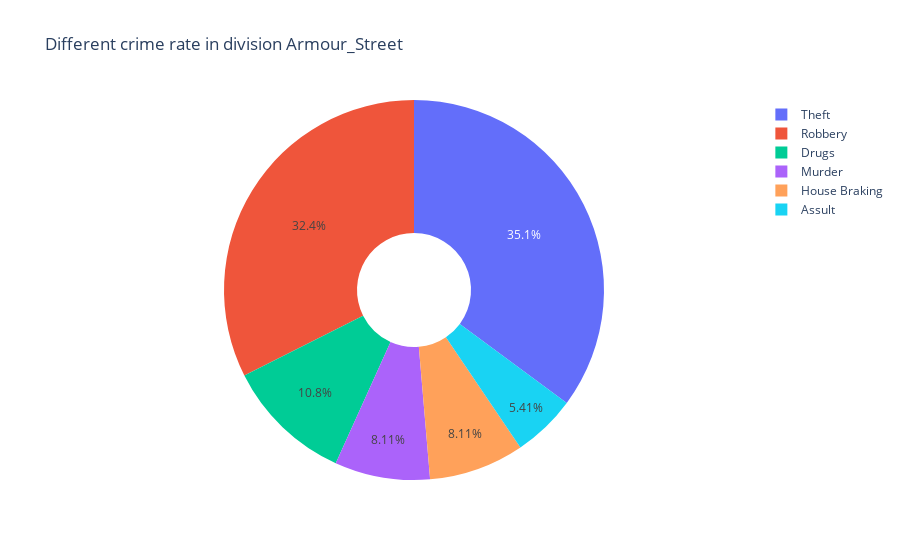
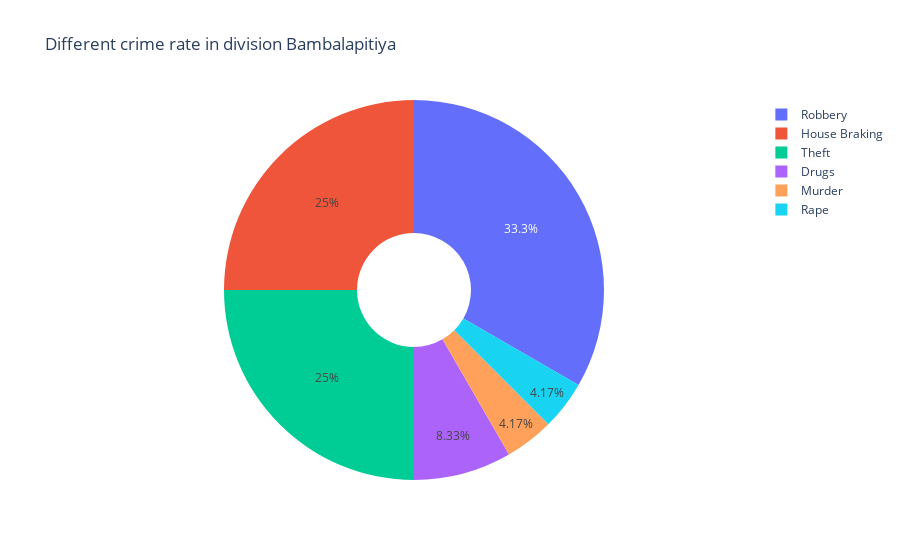
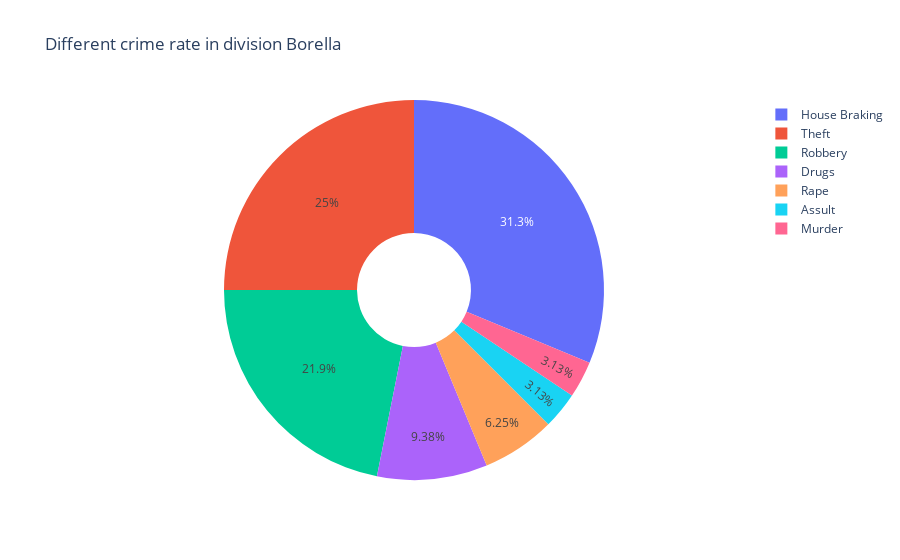
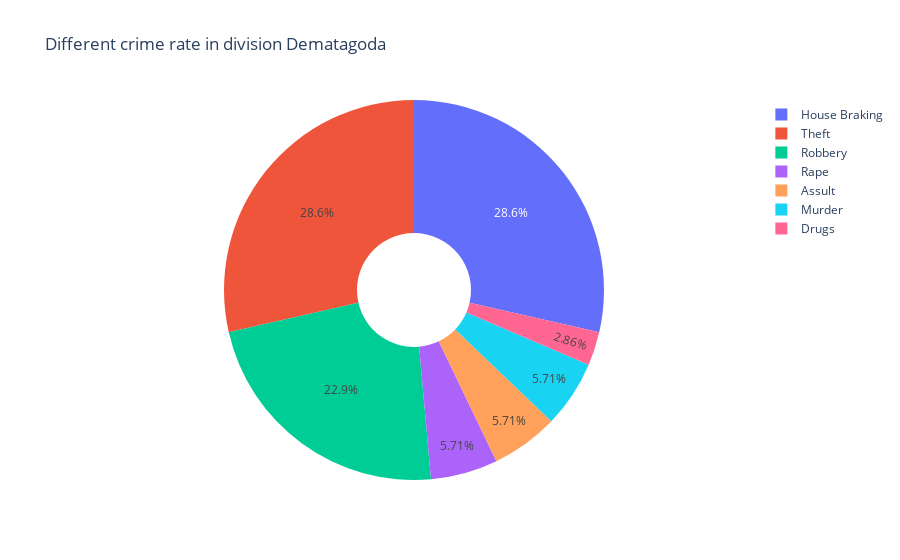

The notebook cell saved with these charts, in order:
### Markdown cell above
##### Observation 4: Developing Pie Charts showing different crime rates in each division.

### Code cell
#PLotting Pie-chart
for i in divisions:
    fig = px.pie(i, names="Type", title = "Different crime rate in division {division}".format(division=i["Police_Stn"].unique()[0]), hole=.3)
    fig.show()

### Figure 1 — Plotly figure (JSON) as saved in the notebook; plotly's stock layout.template omitted (floating-point values rounded to 4 significant figures)
{"data": [{"domain": {"x": [0, 1], "y": [0, 1]}, "hole": 0.3, "hovertemplate": "Type=%{label}<extra></extra>", "labels": ["Robbery", "Assult", "Theft", "Theft", "Murder", "Drugs", "Theft", "House Braking", "Robbery", "Drugs", "Theft", "House Braking", "Robbery", "Theft", "Theft", "Robbery", "Murder", "Theft", "Drugs", "Theft", "Theft", "Theft", "Robbery", "House Braking", "Robbery", "Theft", "Drugs", "Robbery", "Robbery", "Murder", "Robbery", "Theft", "Robbery", "Theft", "Assult", "Robbery", "Robbery"], "legendgroup": "", "name": "", "showlegend": true, "type": "pie"}], "layout": {"legend": {"tracegroupgap": 0}, "title": {"text": "Different crime rate in division Armour_Street"}}}

### Figure 2 — Plotly figure (JSON) as saved in the notebook; plotly's stock layout.template omitted (floating-point values rounded to 4 significant figures)
{"data": [{"domain": {"x": [0, 1], "y": [0, 1]}, "hole": 0.3, "hovertemplate": "Type=%{label}<extra></extra>", "labels": ["House Braking", "House Braking", "House Braking", "Robbery", "Robbery", "House Braking", "Drugs", "House Braking", "Robbery", "Murder", "Drugs", "House Braking", "Robbery", "Theft", "Theft", "Robbery", "Robbery", "Theft", "Theft", "Robbery", "Robbery", "Rape", "Theft", "Theft"], "legendgroup": "", "name": "", "showlegend": true, "type": "pie"}], "layout": {"legend": {"tracegroupgap": 0}, "title": {"text": "Different crime rate in division Bambalapitiya"}}}

### Figure 3 — Plotly figure (JSON) as saved in the notebook; plotly's stock layout.template omitted (floating-point values rounded to 4 significant figures)
{"data": [{"domain": {"x": [0, 1], "y": [0, 1]}, "hole": 0.3, "hovertemplate": "Type=%{label}<extra></extra>", "labels": ["House Braking", "Robbery", "Theft", "House Braking", "House Braking", "Theft", "Robbery", "Robbery", "House Braking", "House Braking", "Drugs", "House Braking", "Theft", "Assult", "Robbery", "Rape", "Theft", "Robbery", "House Braking", "Theft", "House Braking", "House Braking", "Robbery", "Robbery", "Theft", "House Braking", "Rape", "Theft", "Theft", "Drugs", "Murder", "Drugs"], "legendgroup": "", "name": "", "showlegend": true, "type": "pie"}], "layout": {"legend": {"tracegroupgap": 0}, "title": {"text": "Different crime rate in division Borella"}}}

### Figure 4 — Plotly figure (JSON) as saved in the notebook; plotly's stock layout.template omitted (floating-point values rounded to 4 significant figures)
{"data": [{"domain": {"x": [0, 1], "y": [0, 1]}, "hole": 0.3, "hovertemplate": "Type=%{label}<extra></extra>", "labels": ["Drugs", "House Braking", "House Braking", "Rape", "Theft", "Theft", "House Braking", "House Braking", "Theft", "Theft", "House Braking", "House Braking", "Robbery", "House Braking", "Rape", "Assult", "Murder", "Theft", "Theft", "Robbery", "Robbery", "House Braking", "House Braking", "Robbery", "Theft", "Theft", "House Braking", "Robbery", "Robbery", "Robbery", "Assult", "Theft", "Murder", "Robbery", "Theft"], "legendgroup": "", "name": "", "showlegend": true, "type": "pie"}], "layout": {"legend": {"tracegroupgap": 0}, "title": {"text": "Different crime rate in division Dematagoda"}}}
